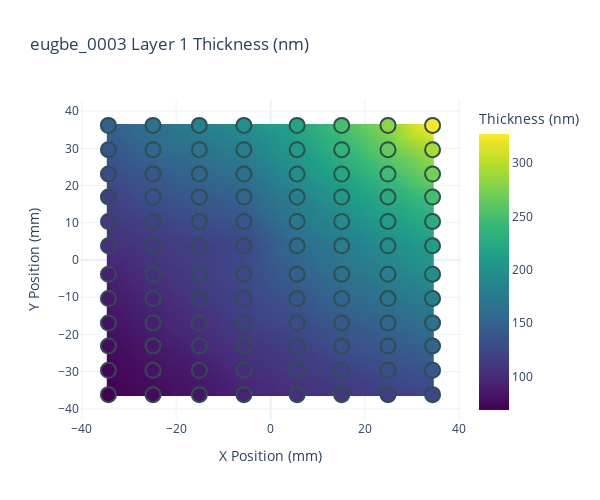
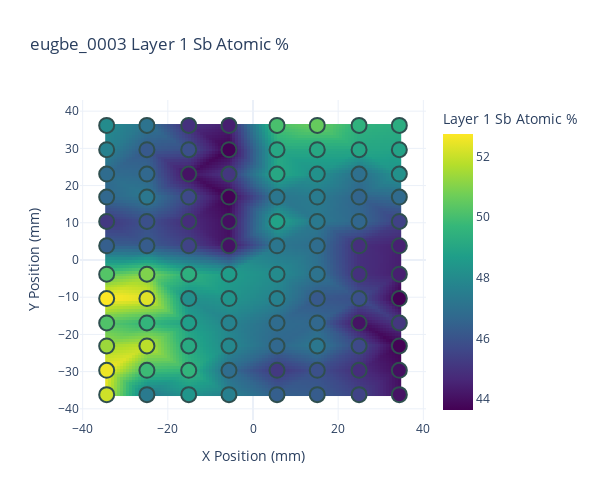
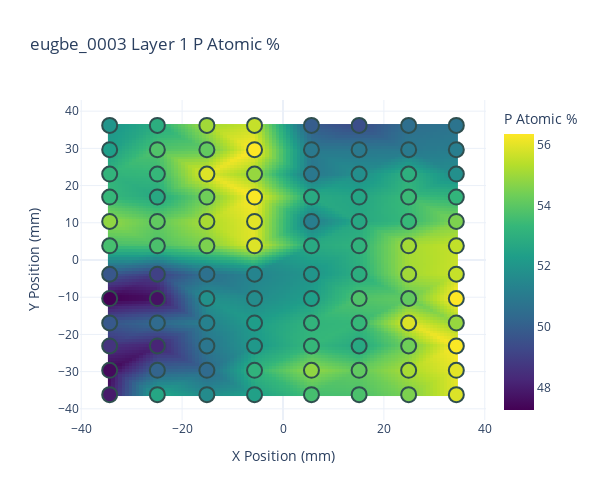

Here is the notebook cell these charts were saved with, in order:
### Markdown cell above
#### plot heatmaps

### Code cell
datatypes=["Layer 1 Thickness (nm)", "Layer 1 Sb Atomic %", "Layer 1 P Atomic %"] 

for datatype in datatypes:
    savepath = os.path.join(folderpath, f"{sample} {datatype}.png")
    new_heatmap(datatype, data=data, title = f"{sample} {datatype}",
    savepath=savepath,
     )
